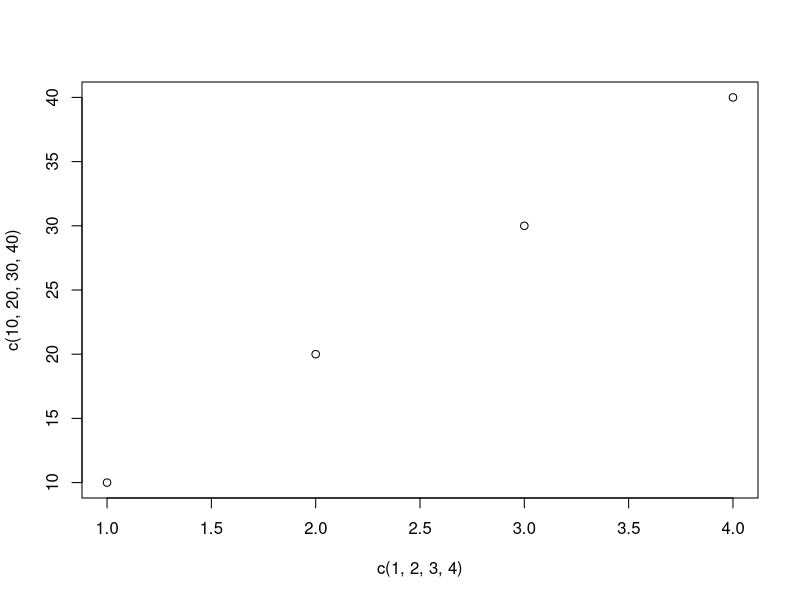
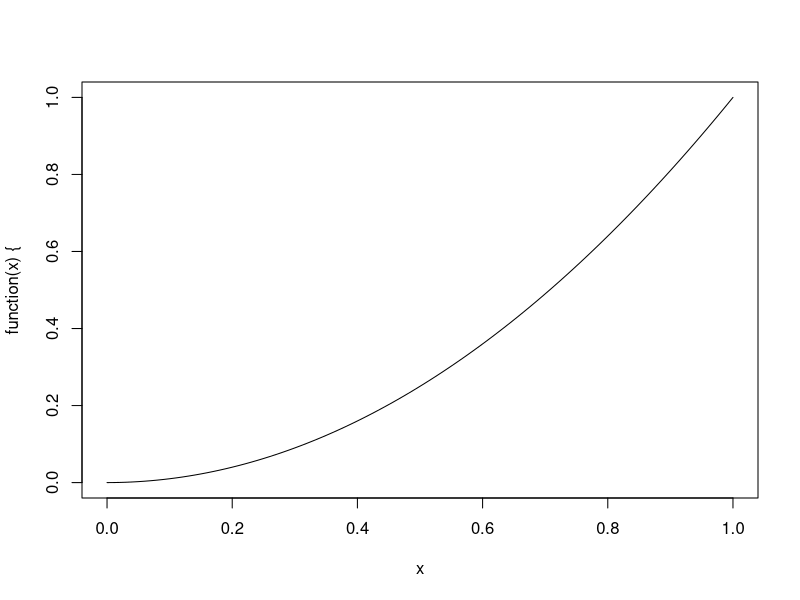
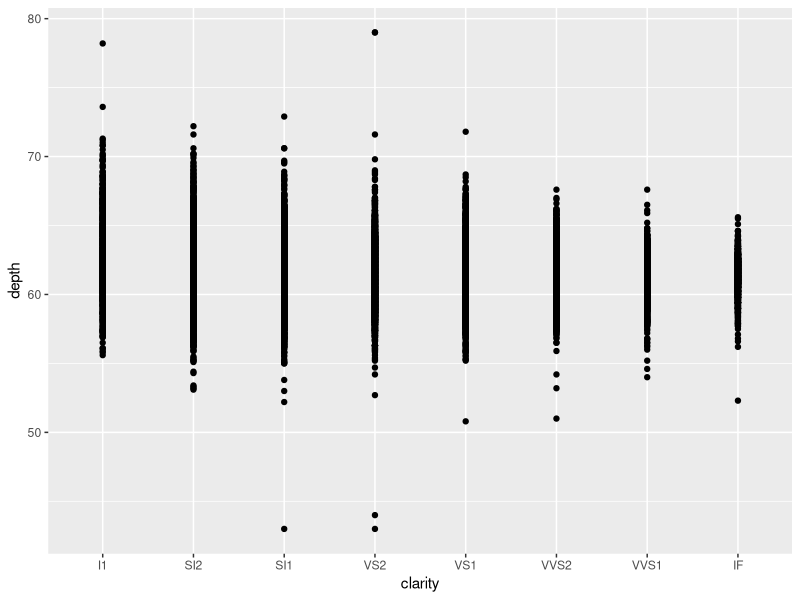
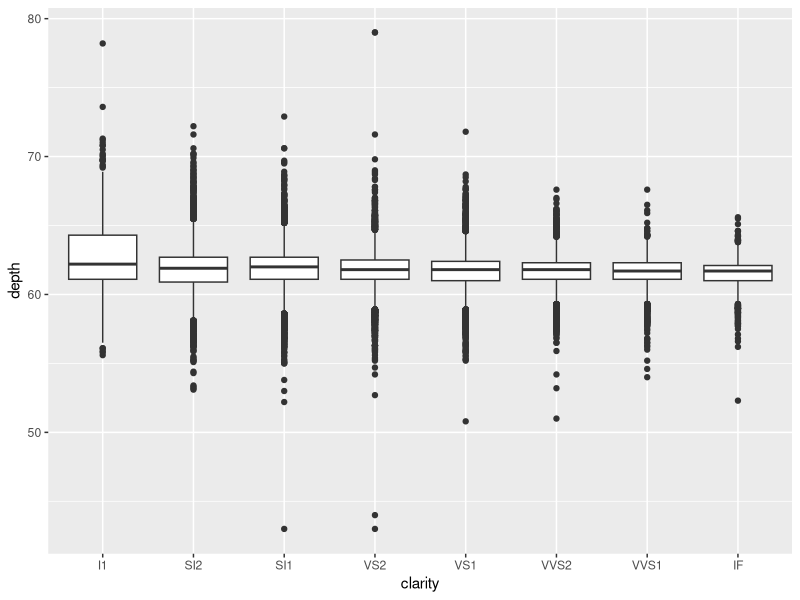
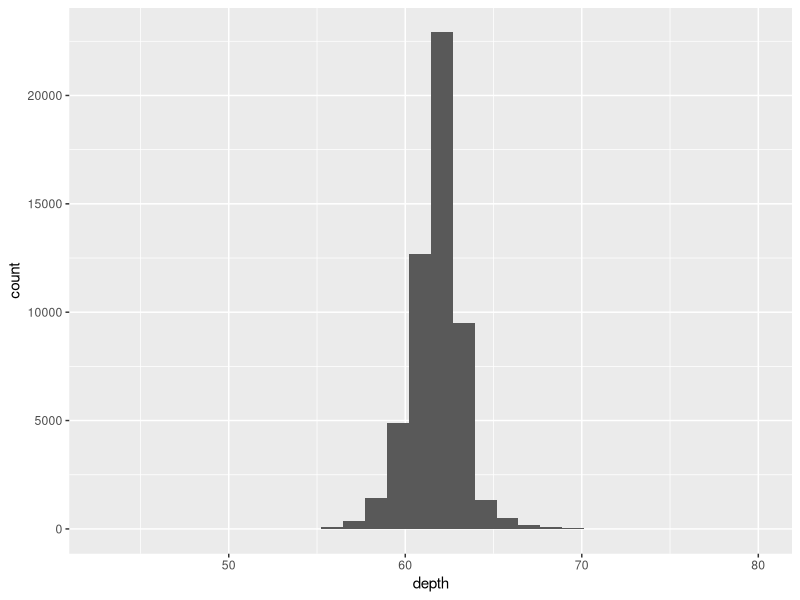
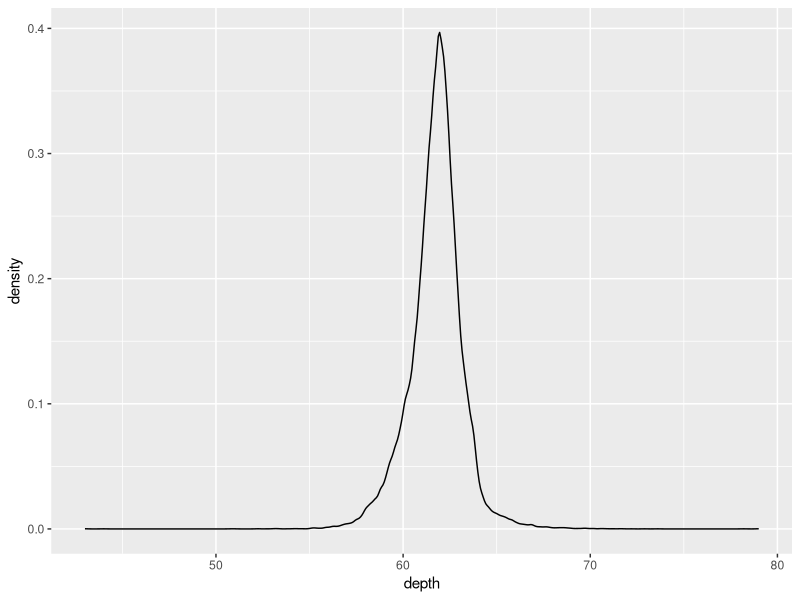
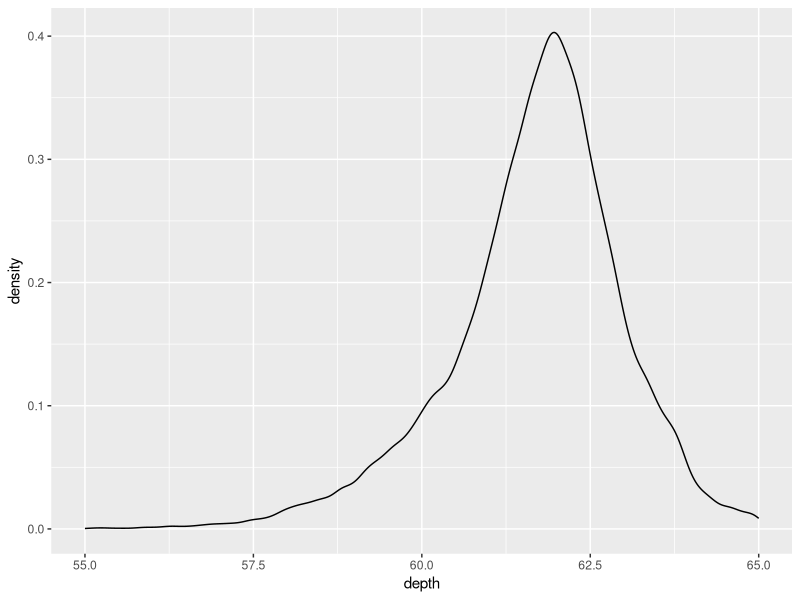
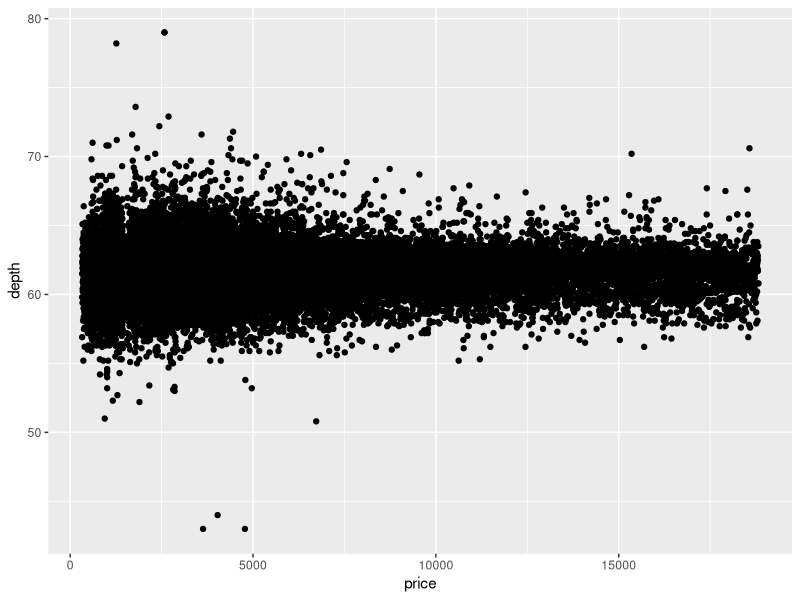

R code for these plots, in order:
## ---- chunk 1
plot( c(1, 2, 3, 4), c(10, 20, 30, 40) )
## ---- chunk 2
plot( function(x) { x^2 } )
## ---- chunk 3
library(ggplot2)
## ---- chunk 4
# Here's the structure of the diamonds dataset
head(diamonds)
# Construct a ggplot object to visualize the relationship between clarity 
# and depth
p <- ggplot(diamonds, aes(clarity, depth))
## ---- chunk 5
p + geom_point()
## ---- chunk 6
p + geom_boxplot()
## ---- chunk 7
# Visualize the distribution of the depth variable
p2 <- ggplot(diamonds, aes(depth))
# Histogram
p2 + geom_histogram()
# Density distribution
p2 + geom_density()
## ---- chunk 8
# Set x-axis limits
p2 + geom_density() + xlim( c(55, 65) )
## ---- chunk 9
# Visualize depth as a function of price
p3 <- ggplot( diamonds, aes(price, depth) )
# Use points (scatter plot)
p3 + geom_point()
## ---- chunk 10
# Visualize depth as a function of price; use color to visualize clarity label
p4 <- ggplot( diamonds, aes(price, depth, color = clarity) )
# Use points (scatter plot)
p4 + geom_point()
## ---- chunk 11
p5 <- ggplot(diamonds, aes( price, fill = clarity) ) 
# Setting the alpha channel to 50% makes the density plots transparent
p5 + geom_density(alpha = 0.5)
